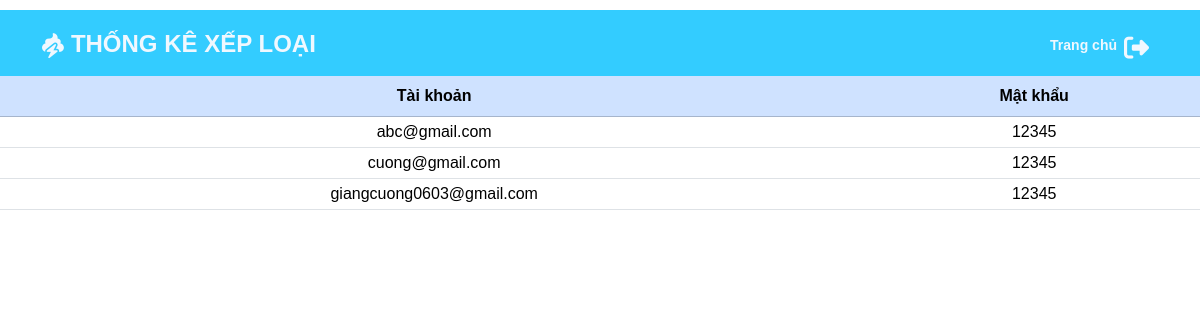
Page /php/thongtintk.php on the committed database.
### tables this page shows
CREATE TABLE `dangki` (
  `TAIKHOAN` varchar(200) NOT NULL,
  `MATKHAU` varchar(100) NOT NULL,
  `EMAIL` varchar(200) NOT NULL,
  `SDT` int(11) NOT NULL
);

### php/thongtintk.php (the view, shortened to what this page needs)
<?php
$servername = "localhost:3306";
$username = "root";
$password = "";
$dbname = "btlphp";
$conn = new mysqli($servername, $username, $password, $dbname);
$sql = "SELECT * FROM dangki";
$result = $conn->query($sql);
?>
<!DOCTYPE html>
<html lang="en">
    <head>
        <link rel="stylesheet" href="https://cdn.jsdelivr.net/npm/swiper@8/swiper-bundle.min.css"/>
        <link rel="stylesheet" href="https://cdnjs.cloudflare.com/ajax/libs/font-awesome/6.2.1/css/all.min.css">
        <link href="https://cdn.jsdelivr.net/npm/bootstrap@5.3.2/dist/css/bootstrap.min.css" rel="stylesheet">
        <link rel="stylesheet" href="../css/style.css">
    </head>
<body>
    <header>
        <nav class="navbar" style="background-color: #33CCFF;">
            <div class="container" style="height: 50px; position: relative;">
              <a class="navbar-brand" href="#" style=" display: flex; position: absolute; top: 3px;">
                <i class="fa-solid fa-poo-storm" style="color: aliceblue; margin-right: 7px; margin-top: 7px; font-size: 25px;"></i>
                    <p style="font-size: 24px; font-weight: 900; color: aliceblue;">THỐNG KÊ XẾP LOẠI</p>
              </a>
              <a class="navbar-brand" href="../index/frmtrangchu.html" style="  display: flex; position: absolute; right: 5px; top: 2px;  margin-top: 10px; color: aliceblue;">
                    <p style="font-size: 14px; font-weight: bold;">Trang chủ</p>
                    <i class="fa-solid fa-right-from-bracket" style="margin-left: 7px; font-size: 25px;"></i>
              </a>
            </div>
          </nav>
    </header>
    <table class="table text-center">
        <thead class="table-primary">
            <tr>
                <th scope="col">Tài khoản</th>
                <th scope="col">Mật khẩu</th>
            </tr>
        </thead>
        <?php while ($row = $result->fetch_assoc()) { ?>
            <tbody>
                <tr>
                    <td><?php echo $row['TAIKHOAN']; ?></td>
                    <td><?php echo $row['MATKHAU']; ?></td>
                </tr>
            </tbody>
        <?php } ?>
    </table>
</body>
</html>

### rows in the picture
dangki: TAIKHOAN "abc@gmail.com", MATKHAU "12345"
dangki: TAIKHOAN "cuong@gmail.com", MATKHAU "12345"
dangki: TAIKHOAN "giangcuong0603@gmail.com", MATKHAU "12345"
